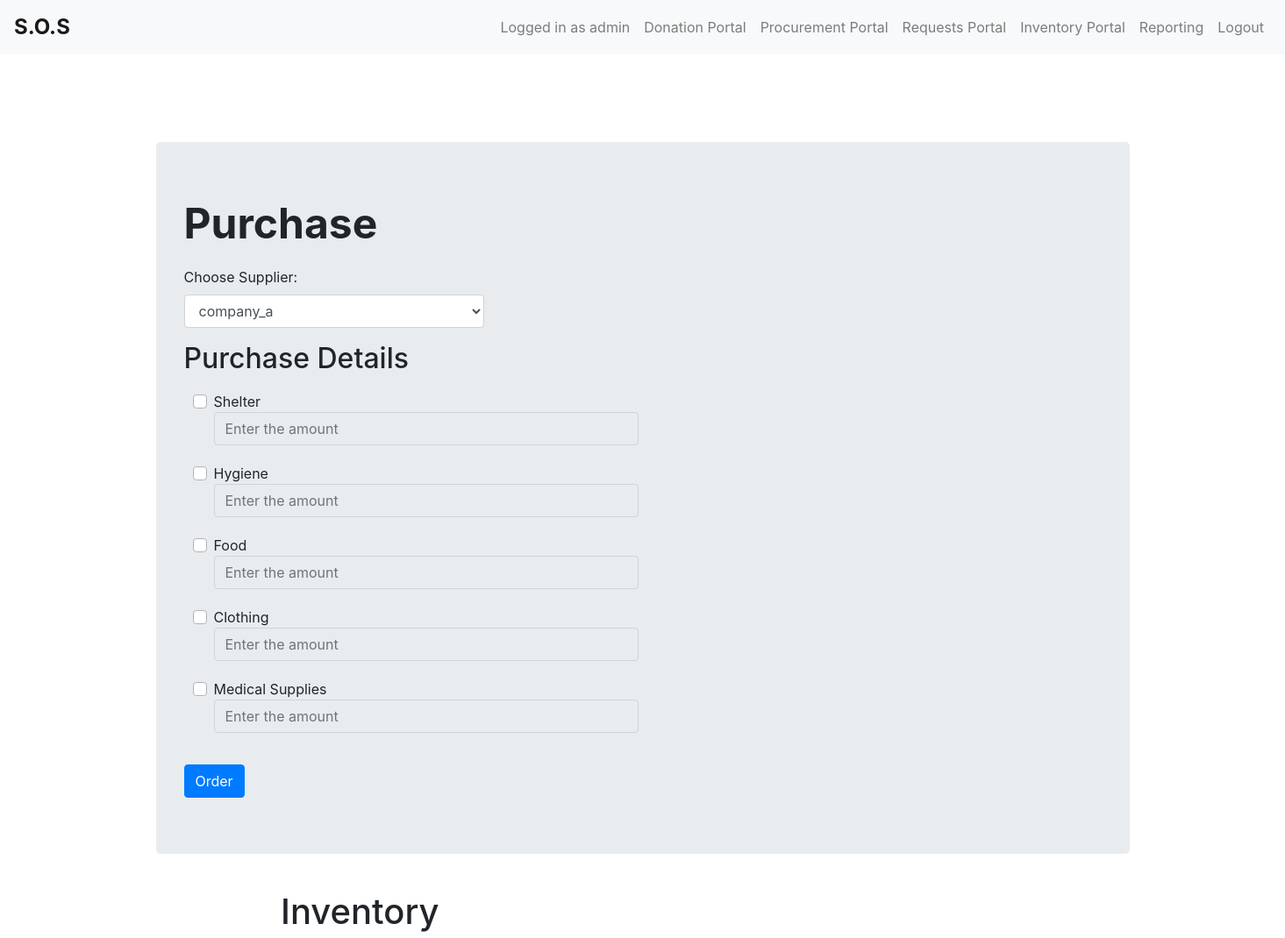
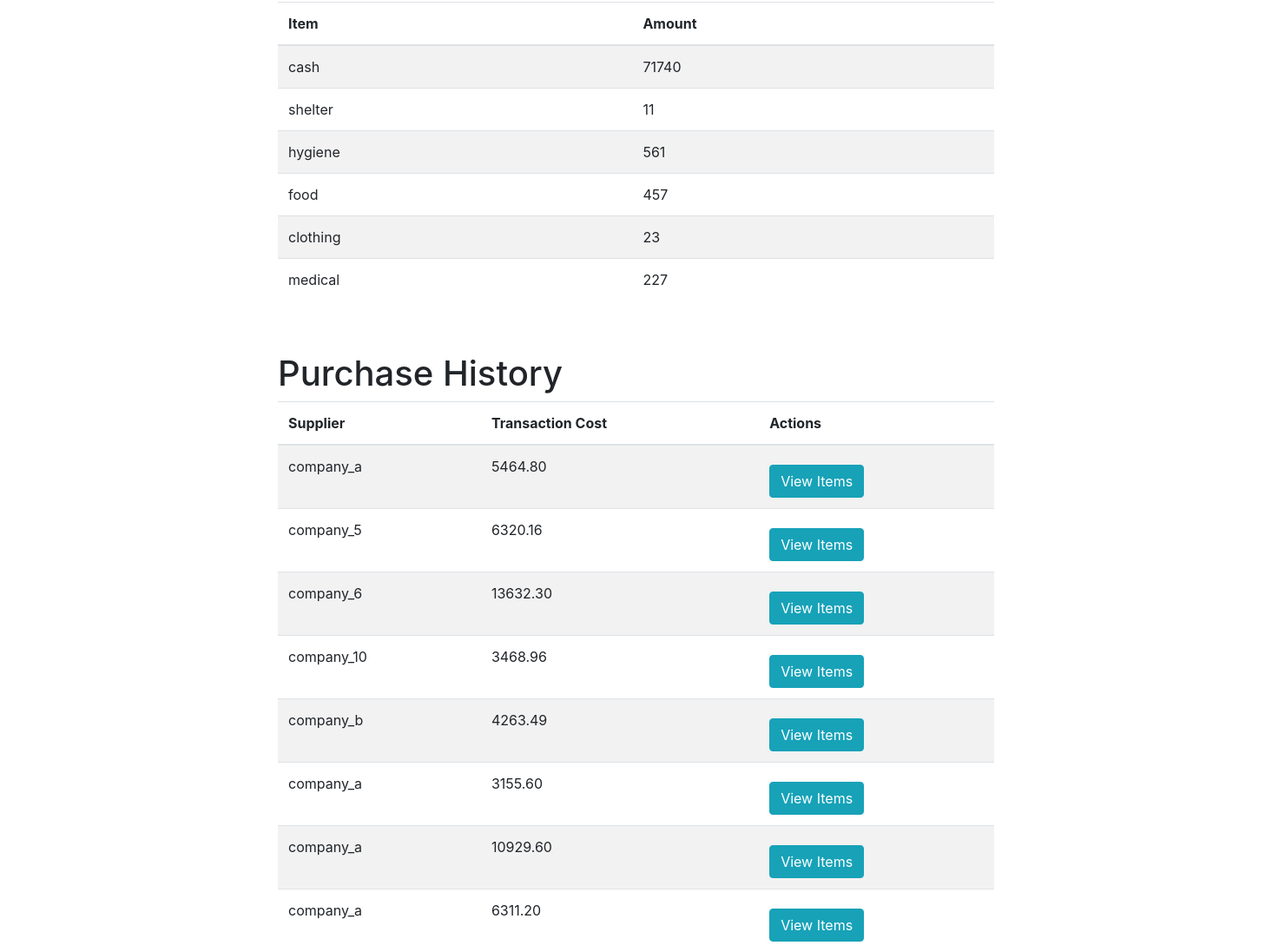
Page /procurement_admin/ (signed in) on the committed database (2 pictures, top to bottom).
### myapp/models.py (models this page shows, shortened)
class Items(models.Model):
    ItemCategory = models.CharField(max_length=45)
    Amount = models.IntegerField()

class PurchaseHasSupplier(models.Model):
    Purchase_PurchaseTransactionID = models.ForeignKey(Purchase, on_delete=models.CASCADE)
    Supplier_SupplierID = models.ForeignKey(Supplier, on_delete=models.CASCADE, null=False)

class Supplier(models.Model):
    SupplierName = models.CharField(max_length=45)
    Phone = models.CharField(max_length=45)

class Purchase(models.Model):
    TransactionCost = models.DecimalField(max_digits=15, decimal_places=2)

### myapp/views.py (the view, shortened to what this page needs)
# urls.py: path('procurement_admin/', views.procurement_admin, name='procurement_admin'),
def procurement_admin(request):
    suppliers = Supplier.objects.all()
    items = Items.objects.all()
    purchases = PurchaseHasSupplier.objects.all()
    return render(request, 'procurement_admin.html', {'suppliers': suppliers, 'items': items, 'purchases': purchases})

### myapp/templates/procurement_admin.html (shortened to what this page needs)
    <!DOCTYPE html>
    <html>
    <head>
      <link rel="stylesheet" href="https://stackpath.bootstrapcdn.com/bootstrap/4.3.1/css/bootstrap.min.css">
    </head>
    <body>
      {% include 'navbar.html' %}
      <div class="container">
      <div class="jumbotron">
          <h1>Purchase</h1>
        <form method="POST" action="{% url 'procurement_admin' %} " enctype="multipart/form-data" onsubmit="return validateForm()" >
            <div class="form-row">
            <div class="form-group col-md-4">
              <label for="supplier">Choose Supplier:</label>
              <select class="form-control supplierBox" id="supplier" name="supplier" required>
                        {% for supplier in suppliers %}
                            <option value="{{ supplier.id }}">{{ supplier.SupplierName }}</option>
                        {% endfor %}
                    </select>
            </div>
          </div>
          <h2>Purchase Details</h2>
            <div class="row">
              <div class="col-md-6">
                <div class="custom-control custom-checkbox">
                  <label class="custom-control-label" for="shelter">Shelter</label>
                  <input type="number" class="form-control amount-input" id="amount-shelter" name="shelter" placeholder="Enter the amount" disabled>
                </div>
              </div>
              <div class="col-md-6">
                <div class="custom-control custom-checkbox">
                  <label class="custom-control-label" for="hygiene">Hygiene</label>
                  <input type="number" class="form-control amount-input" id="amount-hygiene" name="hygiene" placeholder="Enter the amount" disabled>
                </div>
              </div>
            </div>
            <div class="row">
              <div class="col-md-6">
                <div class="custom-control custom-checkbox">
                  <label class="custom-control-label" for="food">Food</label>
                  <input type="number" class="form-control amount-input" id="amount-food" name="food" placeholder="Enter the amount" disabled>
                </div>
              </div>
              <div class="col-md-6">
                <div class="custom-control custom-checkbox">
                  <label class="custom-control-label" for="clothing">Clothing</label>
                  <input type="number" class="form-control amount-input" id="amount-clothing" name="clothing" placeholder="Enter the amount" disabled>
                </div>
              </div>
              <div class="col-md-6">
                <div class="custom-control custom-checkbox">
                  <label class="custom-control-label" for="medical">Medical Supplies</label>
                  <input type="number" class="form-control amount-input" id="amount-medical" name="medical" placeholder="Enter the amount" disabled>
                </div>
              </div>
            </div>
          <button type="submit" class="btn btn-primary">Order</button>
        </form>
      </div>
      <div class="row flex-row">
      <div class="col-md-6">
      <div class="inv_container">
        <h1>Inventory</h1>
        <table class="table table-striped">
          <thead>
            <tr>
              <th class="header">Item</th>
              <th class="header">Amount</th>
            </tr>
          </thead>
          <tbody>
            {% for item in items %}
              <tr>
                <td>{{ item.ItemCategory }}</td>
                <td>{{ item.Amount }}</td>
              </tr>
            {% endfor %}
          </tbody>
        </table>
      </div>
      </div>
      <div class="col-md-6">
      <div class="scrollable-table proc_table">
      <h1>Purchase History</h1>
          <table class="table table-striped">
            <thead>
              <tr>
                <th>Supplier</th>
                <th>Transaction Cost</th>
                  <th>Actions</th>
              </tr>
            </thead>
            <tbody>
              {% for purchase in purchases %}
                <tr>
                  <td>{{ purchase.Supplier_SupplierID.SupplierName }}</td>
                    <td>{{ purchase.Purchase_PurchaseTransactionID.TransactionCost }}</td>
                    <td><button class="btn btn-info" onclick="showPurchasedItems('{{ purchase.id }}')">View Items</button></td>
                </tr>
              {% endfor %}
            </tbody>
          </table>
        </div>
        </div>
        </div>
    </body>
    </html>

### myapp/templates/navbar.html (shortened to what this page needs)
<nav class="navbar navbar-expand-lg navbar-light bg-light">
  <a class="navbar-brand" href="{% url 'main' %}">S.O.S</a>
  <div class="collapse navbar-collapse" id="navbarNav">
    <ul class="navbar-nav ml-auto">
      {% if user.is_authenticated %}
        <li class="nav-item">
                    <span class="nav-link">Logged in as {{ user.username}}</span>
        </li>
          {% if user.is_staff %}
              <li class="nav-item">
              <a class="nav-link" href="{% url 'donation_admin' %}">Donation Portal</a>
            </li>
              <li class="nav-item">
              <a class="nav-link" href="{% url 'procurement_admin' %}">Procurement Portal</a>
            </li>
              <li class="nav-item">
              <a class="nav-link" href="{% url 'request_admin' %}">Requests Portal</a>
            </li>
              <li class="nav-item">
              <a class="nav-link" href="{% url 'inventory_admin' %}">Inventory Portal</a>
            </li>
              <li class="nav-item">
              <a class="nav-link" href="{% url 'reporting_admin' %}">Reporting</a>
            </li>
            <li class="nav-item">
              <a class="nav-link logout-link" href="{% url 'logout' %}">Logout</a>
            </li>
          {% endif %}
      {% endif %}
    </ul>
  </div>
</nav>

### myapp/templates/procurement_admin.html (style rules this page uses)
.navbar { background-color: #f8f9fa; }
.navbar-brand { font-size: 24px; font-weight: bold; color: #dc3545; }
.navbar-nav .nav-link { color: #343a40; }
.jumbotron h1 { font-size: 48px; font-weight: bold; margin-bottom: 20px; }
.container { margin-top: 100px; }
.col-md-6 { margin: 10px; width: 400px; }
.inv_container { margin-bottom: 40px; }
.proc_table { max-height: 200px; }
.btn { margin-top: 10px; }
.row.flex-row { display: flex; flex-wrap: wrap; justify-content: center; align-content: center; margin-left: -300px; margin-right: -300px; }

### rows in the picture
Items: ItemCategory "cash", Amount "71740"
Items: ItemCategory "shelter", Amount "11"
Items: ItemCategory "hygiene", Amount "561"
Items: ItemCategory "food", Amount "457"
Items: ItemCategory "clothing", Amount "23"
Items: ItemCategory "medical", Amount "227"
PurchaseHasSupplier: Supplier_SupplierID.SupplierName "company_a", Purchase_PurchaseTransactionID.TransactionCost "5464.80"
PurchaseHasSupplier: Supplier_SupplierID.SupplierName "company_5", Purchase_PurchaseTransactionID.TransactionCost "6320.16"
PurchaseHasSupplier: Supplier_SupplierID.SupplierName "company_6", Purchase_PurchaseTransactionID.TransactionCost "13632.30"
PurchaseHasSupplier: Supplier_SupplierID.SupplierName "company_10", Purchase_PurchaseTransactionID.TransactionCost "3468.96"
PurchaseHasSupplier: Supplier_SupplierID.SupplierName "company_b", Purchase_PurchaseTransactionID.TransactionCost "4263.49"
PurchaseHasSupplier: Supplier_SupplierID.SupplierName "company_a", Purchase_PurchaseTransactionID.TransactionCost "3155.60"
PurchaseHasSupplier: Supplier_SupplierID.SupplierName "company_a", Purchase_PurchaseTransactionID.TransactionCost "10929.60"
PurchaseHasSupplier: Supplier_SupplierID.SupplierName "company_a", Purchase_PurchaseTransactionID.TransactionCost "6311.20"

### other values in the picture
{{ user.username }} "admin"
form field supplier "company_a"
